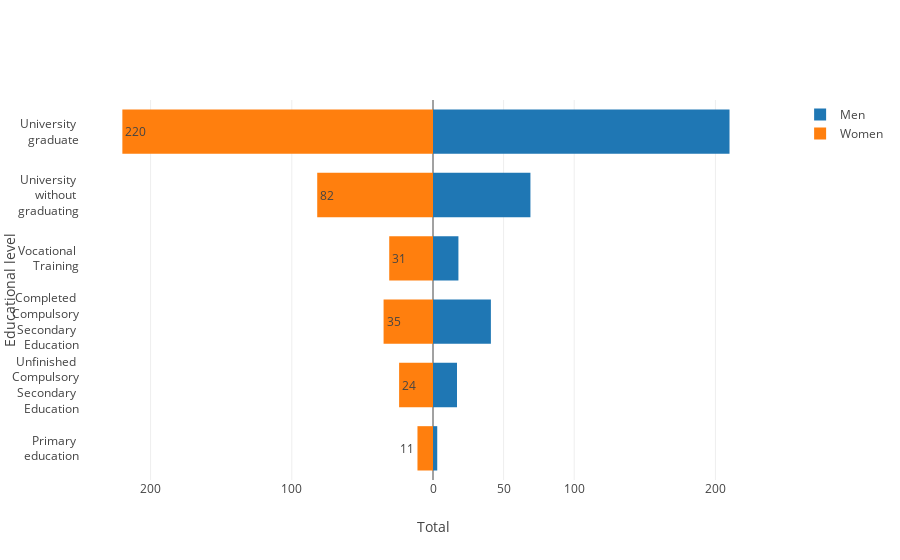

Write notebook code for a chart like this one.
### Code cell
labels = ['Primary <br>education', 'Unfinished <br>Compulsory<br>Secondary <br>Education', 'Completed <br>Compulsory<br>Secondary <br>Education',
          'Vocational <br>Training', 'University <br>without <br>graduating', 'University <br>graduate']
tickvals = ['0', '1', '2', '3', '4', '5']

layout5 = go.Layout(yaxis=go.layout.YAxis(title='Educational level', ticktext=labels,
                                         tickvals=tickvals,),
                   xaxis=go.layout.XAxis(
                       range=[-250, 250],
                       tickvals=[-200, -100, 50, 0, 50, 100, 200],
                       ticktext=[200, 100, 50, 0, 50, 100, 200],
                       title='Total'),
                   barmode='overlay',
                   bargap=0.3)

data5 = [go.Bar(y=data_complete_en['Educational level'].unique(),
               x=data_complete_en[data_complete_en['Gender']
                                  == 0]['Educational level'].value_counts(),
               orientation='h',
               name='Men',
               hoverinfo='x',
               # marker=dict(color='powderblue')
               ),
        go.Bar(y=data_complete_en['Educational level'].unique(),
               x=-data_complete_en[data_complete_en['Gender']
                                   == 1]['Educational level'].value_counts(),
               orientation='h',
               name='Women',
               text=data_complete_en[data_complete_en['Gender']
                                     == 1]['Educational level'].value_counts(),
               hoverinfo='text',
               # marker=dict(color='seagreen')
               )]

fig5 = go.Figure(data=data5, layout=layout5)
iplot(fig5)
plt.show()

### Figure 1 — Plotly figure (JSON) as saved in the notebook; plotly's stock layout.template omitted (floating-point values rounded to 4 significant figures)
{"data": [{"hoverinfo": "x", "name": "Men", "orientation": "h", "type": "bar", "uid": "fc523b80-0a79-421d-a4ff-4b840be77445", "x": [210, 69, 41, 18, 17, 3], "y": [5, 4, 2, 3, 1, 0]}, {"hoverinfo": "text", "name": "Women", "orientation": "h", "text": [220, 82, 35, 31, 24, 11], "type": "bar", "uid": "fec72778-f0ef-4f85-a7ba-84e306286e1f", "x": [-220, -82, -35, -31, -24, -11], "y": [5, 4, 2, 3, 1, 0]}], "layout": {"bargap": 0.3, "barmode": "overlay", "xaxis": {"range": [-250, 250], "ticktext": [200, 100, 50, 0, 50, 100, 200], "tickvals": [-200, -100, 50, 0, 50, 100, 200], "title": {"text": "Total"}}, "yaxis": {"ticktext": ["Primary <br>education", "Unfinished <br>Compulsory<br>Secondary <br>Education", "Completed <br>Compulsory<br>Secondary <br>Education", "Vocational <br>Training", "University <br>without <br>graduating", "University <br>graduate"], "tickvals": ["0", "1", "2", "3", "4", "5"], "title": {"text": "Educational level"}}}}
